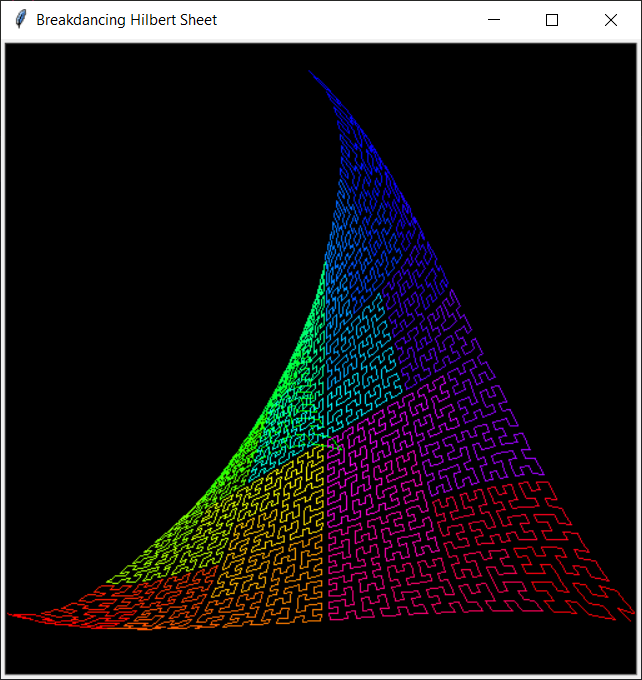

Source code (Python):
'''
Luigi Quattrociocchi
quattrl
Breakdancing Hilbert Sheet
PYTHON TURTLE GRAPHICS CONTEST
Best Artistic/Complex Design
November 29th, 2020

A hilbert curve visualization with a twist!
The program draws a typical hilbert curve but 
isometrically projected and then extruded on
the z axis by a sine wave calculation.

References:
https://thecodingtrain.com/challenges/coding-in-the-cabana/003-hilbert-curve.html
https://stackoverflow.com/questions/41080000/convert-3d-coordinate-to-2d-coordinate-using-axonometric-and-isometric-projectio?noredirect=1&lq=1
'''


from colorsys import hsv_to_rgb
from turtle import *
import numpy as np
import math



# detail of curve
order = 6

# necessary constants
WIDTH, HEIGHT = 512, 512
N = 2 ** order
l = WIDTH // N
t = N ** 2


class Point:
	'''simple point class'''
	def __init__(self, x, y, z=0):
		self.x, self.y, self.z = x, y, z
	
	def __repr__(self):
		return f"({self.x}, {self.y}, {self.z})"
	
	def __iter__(self):
		yield self.x
		yield self.y
		yield self.z


def hilbert(i):
	'''calculates curve point location based on current iteration'''
	
	# see ref for derrivation of formula
	p = [
		Point(0, 0),
		Point(0, 1),
		Point(1, 1),
		Point(1, 0),
	][i & 3]
	
	for j in range(1, order):
		i >>= 2
		index = i & 3
		l = 2 ** j
		
		if index == 0:
			p.x, p.y = p.y, p.x
		elif index == 1:
			p.y += l
		elif index == 2:
			p.x += l
			p.y += l
		elif index == 3:
			p.x, p.y = 2 * l - 1 - p.y, l - 1 - p.x
	
	return p


def project(x, y, z):
	'''3D to 2D isometric projection'''
	xp = (x - z) / (2 ** 0.5)
	yp = (x + 2 * y + z) / (6 ** 0.5)
	return xp, yp


scl1 = .7
scl2 = 100
def nextPoint(n):
	# get the next point
	p = hilbert(n)
	
	# transform for canvas
	p.x *= l
	p.y *= l
	p.x += l/2 - WIDTH // 2
	p.y += l/2 - HEIGHT // 2
	
	# transform z axis based on any desired metric
	p.z = 	math.asin(p.y / (HEIGHT // 2)) * \
			math.asin(p.x / (WIDTH // 2)) * scl2
	
	# zoom out
	p.x *= scl1
	p.y *= scl1
	
	# shift down slightly
	p.y -= 75
	
	# get hue based on percent competion
	pencolor(hsv_to_rgb(n / t, 1, 1))
	
	# goto projected point (draws a line)
	goto(*(project(*p)))


def main():
	# initialize turtle
	setup(WIDTH, HEIGHT)
	title("Breakdancing Hilbert Sheet")
	bgcolor('black')
	speed('fastest')
	ht()
	# tracer(False)
	
	# go to start
	pu()
	nextPoint(0)
	pd()
	
	# trace breakdancing hilbert curve
	for i in range(1, t):
		nextPoint(i)
	
	# finish
	print("DONE")
	exitonclick()


if __name__ == '__main__':
	main()
